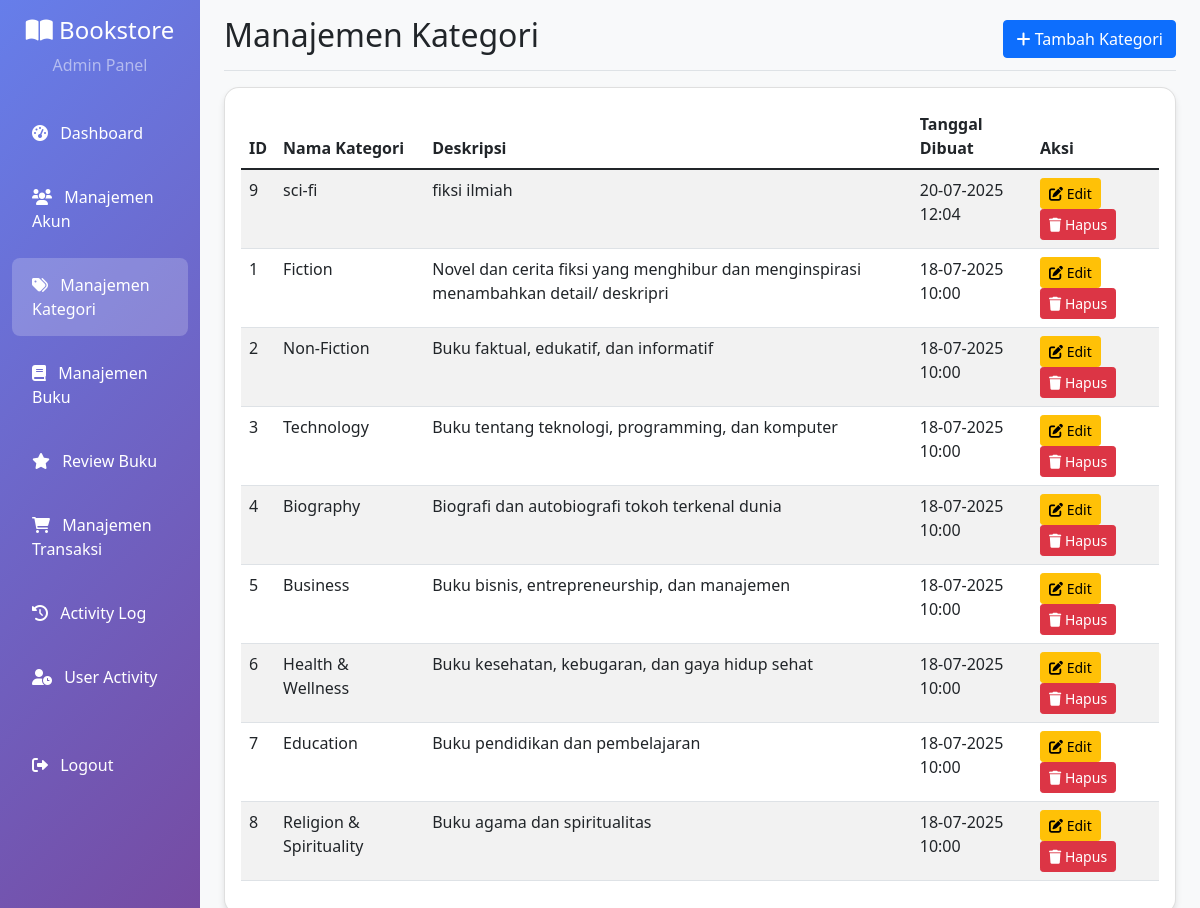
Screenshot of /admin/categories.php (signed in) with the database file from the repository.
### tables this page shows
CREATE TABLE `categories` (
  `id` int(11) NOT NULL,
  `name` varchar(100) NOT NULL,
  `description` text DEFAULT NULL,
  `created_at` timestamp NOT NULL DEFAULT current_timestamp()
);

### src/config/database.php (called while the page is built, shortened)
<?php
function formatDate($date) {
    return date('d-m-Y H:i', strtotime($date));
}
?>

### src/admin/categories.php (the view, shortened to what this page needs)
<?php
require_once '../config/database.php';
$pdo = getConnection();
$categories = $pdo->query("SELECT * FROM categories ORDER BY created_at DESC")->fetchAll(PDO::FETCH_ASSOC);
?>
<!DOCTYPE html>
<html lang="en">
<head>
    <link href="https://cdn.jsdelivr.net/npm/bootstrap@5.1.3/dist/css/bootstrap.min.css" rel="stylesheet">
    <link href="https://cdnjs.cloudflare.com/ajax/libs/font-awesome/6.0.0/css/all.min.css" rel="stylesheet">
</head>
<body class="bg-light">
    <div class="container-fluid">
        <div class="row">
            <?php include 'sidebar.php'; ?>
            <main class="col-md-9 ms-sm-auto col-lg-10 px-md-4">
                <div class="d-flex justify-content-between flex-wrap flex-md-nowrap align-items-center pt-3 pb-2 mb-3 border-bottom">
                    <h1 class="h2">Manajemen Kategori</h1>
                    <button class="btn btn-primary" data-bs-toggle="modal" data-bs-target="#addCategoryModal">
                        <i class="fas fa-plus"></i> Tambah Kategori
                    </button>
                </div>
                <div class="card">
                    <div class="card-body">
                        <table class="table table-striped table-hover">
                            <thead>
                                <tr>
                                    <th>ID</th>
                                    <th>Nama Kategori</th>
                                    <th>Deskripsi</th>
                                    <th>Tanggal Dibuat</th>
                                    <th>Aksi</th>
                                </tr>
                            </thead>
                            <tbody>
                                <?php foreach ($categories as $category): ?>
                                    <tr>
                                        <td><?= $category['id'] ?></td>
                                        <td><?= htmlspecialchars($category['name']) ?></td>
                                        <td><?= htmlspecialchars($category['description']) ?></td>
                                        <td><?= formatDate($category['created_at']) ?></td>
                                        <td>
                                            <button class="btn btn-sm btn-warning" onclick="editCategory(<?= $category['id'] ?>, '<?= addslashes($category['name']) ?>', '<?= addslashes($category['description']) ?>')">
                                                <i class="fas fa-edit"></i> Edit
                                            </button>
                                            <a href="categories.php?delete=<?= $category['id'] ?>" class="btn btn-sm btn-danger" onclick="return confirm('Apakah Anda yakin ingin menghapus kategori ini?')">
                                                <i class="fas fa-trash"></i> Hapus
                                            </a>
                                        </td>
                                    </tr>
                                <?php endforeach; ?>
                            </tbody>
                        </table>
                    </div>
                </div>
            </main>
        </div>
    </div>
</body>
</html>

### src/admin/sidebar.php (style rules this page uses)
.card { border-radius: 15px; box-shadow: 0 4px 6px rgba(0,0,0,0.1); transition: transform 0.3s ease; }

### rows the page displays
categories: id "9", name "sci-fi", description "fiksi ilmiah", created_at "20-07-2025 12:04"
categories: id "1", name "Fiction", description "Novel dan cerita fiksi yang menghibur dan menginspirasi menambahkan detail/ deskripri", created_at "18-07-2025 10:00"
categories: id "2", name "Non-Fiction", description "Buku faktual, edukatif, dan informatif", created_at "18-07-2025 10:00"
categories: id "3", name "Technology", description "Buku tentang teknologi, programming, dan komputer", created_at "18-07-2025 10:00"
categories: id "4", name "Biography", description "Biografi dan autobiografi tokoh terkenal dunia", created_at "18-07-2025 10:00"
categories: id "5", name "Business", description "Buku bisnis, entrepreneurship, dan manajemen", created_at "18-07-2025 10:00"
categories: id "6", name "Health & Wellness", description "Buku kesehatan, kebugaran, dan gaya hidup sehat", created_at "18-07-2025 10:00"
categories: id "7", name "Education", description "Buku pendidikan dan pembelajaran", created_at "18-07-2025 10:00"
categories: id "8", name "Religion & Spirituality", description "Buku agama dan spiritualitas", created_at "18-07-2025 10:00"
